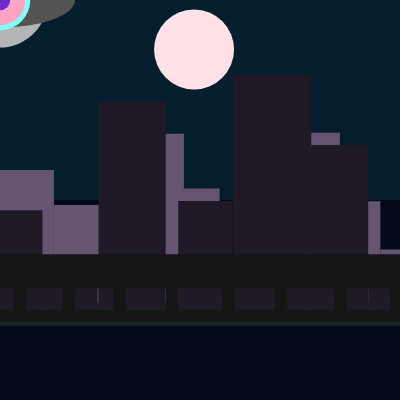
Frame 1 (no input)
Frame 60 (no input): identical to frame 1, image omitted
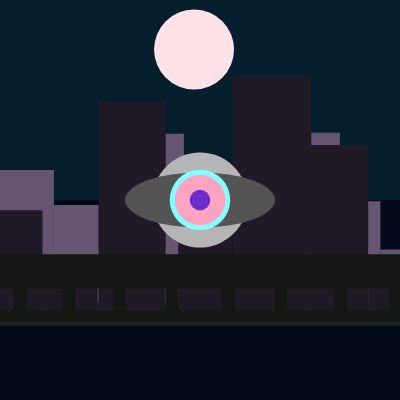
Frame 120 (the mouse pressed at the canvas centre since frame 60)

The p5.js sketch that drew these frames (run headless with seeded random() and noise() and a simulated clock; from frame 60 on, the mouse is pressed at the canvas centre):

// p5.js sketch
// ── sketch.js
function setup() {
  createCanvas(400, 400);
}

function draw() {
//Fills the background with the color blue
  background(5,30,45)
//Make lake
fill(3,10,28)
noStroke()
rect(0,height/2,width,height/2)

//Make ground
fill(27,35,28)
noStroke()
rect(0,height/1.3301149,width,height/16)
//Make skyline
//Make a series of rectangles of different sizes
fill(101,84,114)
rect(0,height/2.3516892478,width/7.4160869759,height/3.0324349239)
fill(101,84,114)
noStroke()
rect(width/7.4160869759,height/1.9503585003,width/6.0683570075,height/4.1222409326)
fill(101,84,114)
noStroke()
rect(width/3.2193988095,height/2.9900327259,width/6.707133036,height/2.3771842609)
fill(101,84,114)
noStroke()
rect(width/2.1991942152,height/2.1219835196,width/10.619628791,height/3.47102002)
fill(101,84,114)
noStroke()
rect(width/1.4273113166,height/3.0125472593,width/6.707133036,height/2.3771842609)
fill(101,84,114)
noStroke()
rect(width/1.1768679542,height/1.9881866456,width/9.8787140878,height/3.9682067277)
fill(101,84,114)
noStroke()
rect(width/1.0515905043,height/1.6026790383,width/20.383411979,height/7.7727255062)
//Make front buildings
fill(32,25,38)
noStroke()
rect(0,height/1.9033199133,width/9.4149768745,height/3.987312372)
fill(32,25,38)
noStroke()
//rect(41.9754,269.3283,55.6219,51.9798 )
rect(width/9.5293910243,height/1.48517627,width/7.1914120158,height/7.6952970192)
fill(32,25,38)
noStroke()
//rect(98.4802,101.8088,67.1712,207.0188)
rect(width/4.0617301752,height/3.9289334517, width/5.9549330666,height/1.9321916657)
fill(32,25,38)
noStroke()
//rect(178.2576,200.9309,54.3835,118.7746 )
rect(width/2.2439435926,height/1.990734128,width/7.3551720651,height/3.3677234021)
fill(32,25,38)
noStroke()
//rect(232.7139,75.0145,78.5292,244.6073)
rect(width/1.7188487667,height/5.3323024215,width/5.0936466945,height/1.6352741721)
fill(32,25,38)
noStroke()
//rect(310.7187,145.0004,57.4802,174.6356)
rect(width/1.2873380328,height/2.7586130797,width/6.9589180274,height/2.2904837273)
fill(32,25,38)
noStroke()
//rect(368.2697,270.3283,55.6219,51.9798)
rect(width/1.086160495962606, height/1.4796822974,width/7.1914120158,height/7.6952970192)
//make fence
fill(20,22,20)
noStroke()
//rect(0,310.126,400,11.6156)
rect(0,height/1.28979834,width,height/34.436447536)
fill(20,22,20)
noStroke()
//rect(0,254.1462,400,11.6516)
rect(0,height/1.5738972292,width,34.436447536)
fill(20,22,20)
noStroke()
//rect(13.767,265.1361,12.2367,50.3462)
rect(width/29.054986562,height/1.5086591377,width/32.688551652, height/7.9449888969)
fill(20,22,20)
noStroke()
//rect(62.8571,265.1361,12.2367,50.3462)
rect(width/6.3636407025,height/1.5086591377,width/32.688551652,height/7.9449888969)
fill(20,22,20)
noStroke()
//rect(113.7341, 265.1361,12.2367,50.3462)
rect(width/3.51697512,height/1.5086591377,width/32.688551652,height/7.9449888969)
fill(20,22,20)
noStroke()
//rect(166.0456,265.1361,12.2367,50.3462)
rect(width/2.4089768112,height/1.5086591377,width/32.688551652,height/7.9449888969)
fill(20,22,20)
noStroke()
//rect(222.3041,265.1361,12.2367,50.3462)
rect(width/1.7993370343,height/1.5086591377,width/32.688551652,height/7.9449888969)
fill(20,22,20)
noStroke()
//rect(274.9076,265.1361,12.2367,50.3462)
rect(width/1.4550343461,height/1.5086591377,width/32.688551652,height/7.9449888969)
fill(20,22,20)
noStroke()
//rect(334.3828,265.1361,12.2367,50.3462)
rect(width/1.1962337776,height/1.5086591377,width/32.688551652,height/7.9449888969)
fill(20,22,20)
noStroke()
//rect(390.1881,265.1361,12.2367,50.3462)
rect(width/1.0251465896,height/1.5086591377,width/32.688551652,height/7.9449888969)
//Make Moon
fill(288,226,232)
noStroke()
ellipse(194.0658,49.5365,80,80)
//make UFO
ellipse1X=95.0183 
ellipse1Y=95.0183 

fill(181,181,181)
ellipse(mouseX,mouseY,ellipse1X,ellipse1Y)

ellipse2X=150.0183 
ellipse2Y=55.0183 

fill(84,84,84)
ellipse(mouseX,mouseY,ellipse2X,ellipse2Y)

ellipse3X=60.5305
ellipse3Y=60.5305

fill(131,255,255)
ellipse(mouseX,mouseY,ellipse3X,ellipse3Y)

ellipse4X=50.5305
ellipse4Y=50.5305

fill(252,164,194)
ellipse(mouseX,mouseY,ellipse4X,ellipse4Y)

ellipse5X=20.5305
ellipse5Y=20.5305

fill(110,43,204)
ellipse(mouseX,mouseY,ellipse5X,ellipse5Y)


}
